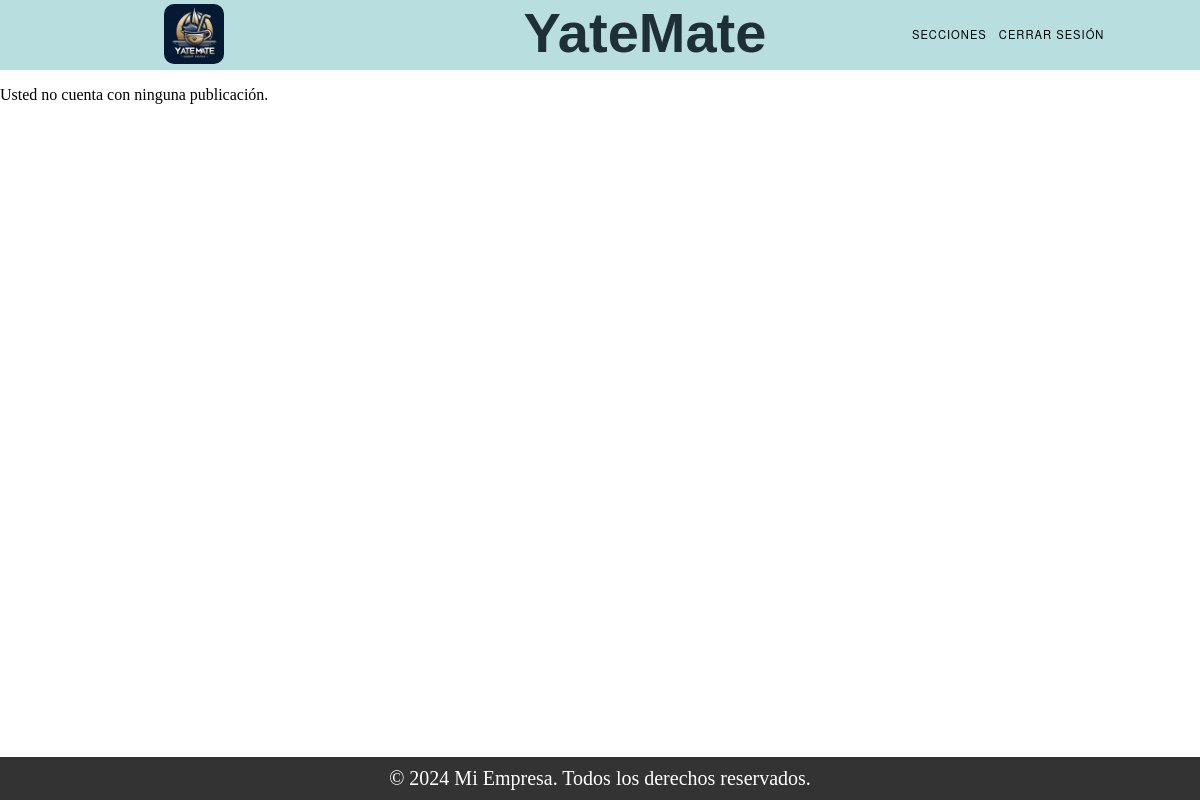
Page /mis_publicaciones/ (signed in) on the earlier database version.
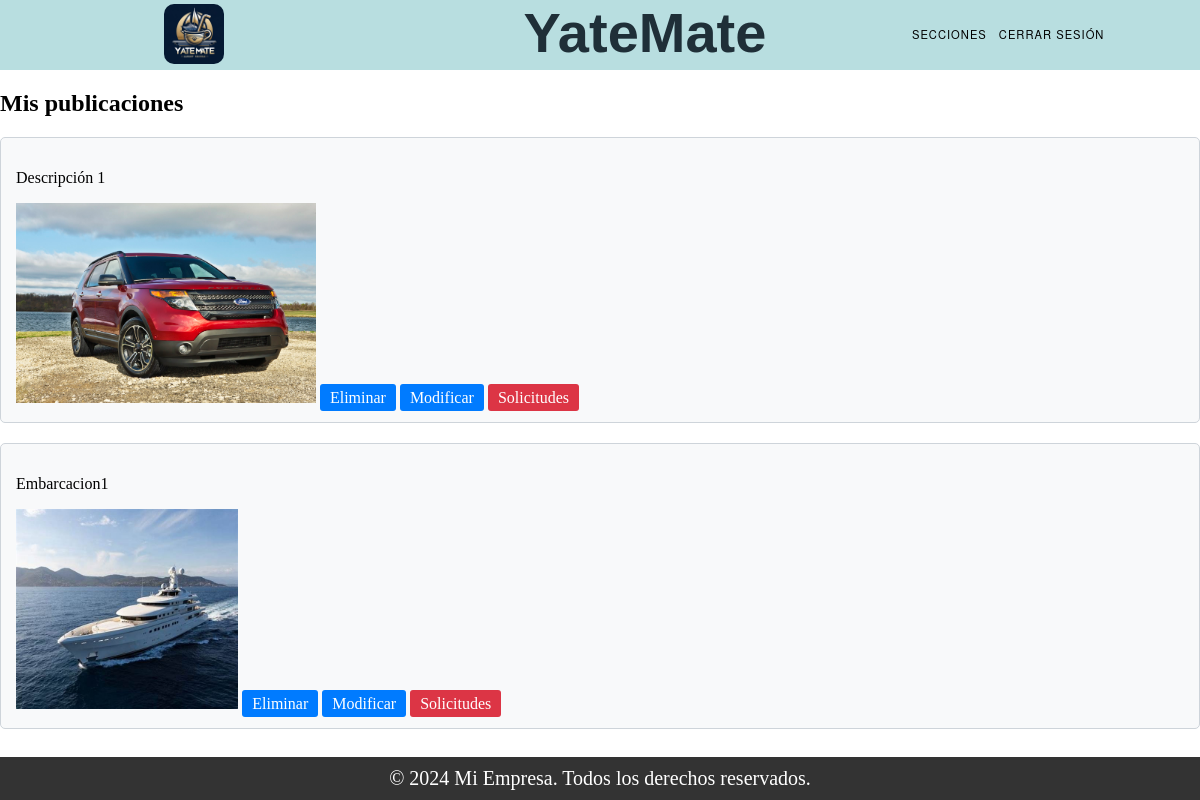
Same page on the later database version.
### Trueque/models.py (models this page shows, shortened)
class Publicacion_ObjetoValioso(models.Model):
    ESTADO_CHOICES = (
        ('Vigente', 'Vigente'),
        ('Proceso', 'Proceso'),
        ('Finalizado', 'Finalizado'),
    )
    tipo = models.CharField(max_length=100)
    marca = models.CharField(max_length=100)
    descripcion = models.TextField()
    estado = models.CharField(max_length=50)
    dueño = models.IntegerField()
    foto = models.ImageField(upload_to='img_pu/')

class Publicacion_Embarcacion(models.Model):
    ESTADO_CHOICES = (
        ('Vigente', 'Vigente'),
        ('Proceso', 'Proceso'),
        ('Finalizado', 'Finalizado'),
    )
    embarcacion = models.ForeignKey(Embarcacion, on_delete=models.CASCADE)
    descripcion = models.TextField()
    estado = models.CharField(max_length=50)

### Register/models.py (models this page shows, shortened)
class Embarcacion(models.Model):
    TIPOS = (
        ('Velero', 'Velero'),
        ('Yate', 'Yate'),
        ('Lancha', 'Lancha'),
        ('Barco', 'Barco'),
    )
    eslora = models.FloatField()
    manga = models.FloatField()
    calado = models.FloatField()
    matricula = models.CharField(max_length=20, unique=True)
    nombre_fantasia = models.CharField(max_length=255)
    foto = models.ImageField(upload_to='img/', null=True, blank=True)
    dueno = models.ForeignKey(User, on_delete=models.SET_NULL, null=True)
    tipo = models.CharField(max_length=20, choices=TIPOS)

### Trueque/views.py (the view)
# urls.py: path("mis_publicaciones/", views.mis_publicaciones, name="ver_mis_publicaciones"),
def mis_publicaciones(request):
    user_id = request.session['user_id']
    objetos = Publicacion_ObjetoValioso.objects.filter(dueño=user_id)
    embarcaciones = Publicacion_Embarcacion.objects.filter(embarcacion__dueno_id=user_id)
    tiene_solicitudes_objetos = Solicitud_ObjetosValiosos.objects.filter(publicacion__dueño=user_id).exists()
    tiene_solicitudes_embarcaciones = Solicitud_Embarcaciones.objects.filter(publicacion__embarcacion__dueno_id=user_id).exists()
    return render(request, "ver_mis_publicaciones.html", {
        'objetos': objetos,
        'embarcaciones': embarcaciones,
        'tiene_solicitudes_objetos': tiene_solicitudes_objetos,
        'tiene_solicitudes_embarcaciones': tiene_solicitudes_embarcaciones,
    })

### Trueque/templates/ver_mis_publicaciones.html (shortened to what this page needs)
{% extends "base.html" %}
{% load static %}
{% block content %}
{% if objetos or embarcaciones %}
    {% if objetos %}
    <h2>Mis publicaciones</h2>
        {% for objeto in objetos %}
            <div class="card">
                <p>{{ objeto.descripcion|truncatechars:70 }}</p>
                {% if objeto.foto %}
                <img src="{% static 'img_o/' %}{{ objeto.foto.url }}" alt="" class="img-fluid"  style="max-width: 80%; max-height: 200px;">
                {% endif %}
                <a href={% url 'eliminar_objeto' objeto.id %} class="btn btn-card">Eliminar</a>
                <a href="#" class="btn btn-card">Modificar</a>
                {% if tiene_solicitudes_objetos %}
                    <a href="#" class="btn btn-cardVerde">Solicitudes</a>
                {% else %}
                    <a href="#" class="btn btn-cardRojo">Solicitudes</a>
                {% endif %}
            </div>
        {% endfor %}
    {% endif %}
    {% if embarcaciones %}
        {% for embarcacion in embarcaciones %}
            <div class="card">
                <p>{{ embarcacion.embarcacion.nombre_fantasia|truncatechars:70 }}</p>
                {% if embarcacion.embarcacion.foto %}
                <img src="{% static 'img_b/' %}{{ embarcacion.embarcacion.foto.url }}" alt="Foto de la embarcación" class="img-fluid"style="max-width: 80%; max-height: 200px;">
                {% endif %}
                <a href={% url 'eliminar_embarcacion' embarcacion.id %} class="btn btn-card">Eliminar</a>
                <a href="#" class="btn btn-card">Modificar</a>
                {% if tiene_solicitudes_embarcaciones %}
                    <a href="#" class="btn btn-cardVerde">Solicitudes</a>
                {% else %}
                    <a href="#" class="btn btn-cardRojo">Solicitudes</a>
                {% endif %}
            </div>
        {% endfor %}
    {% endif %}
{% else %}
    <p>Usted no cuenta con ninguna publicación.</p>
{% endif %}
{% endblock %}

### templates/base.html (shortened to what this page needs)
<!DOCTYPE html>
<html lang="es">
<head>
<link rel="stylesheet" href="styles.css">
</head>
<body>
{% include "partials/header.html" %}
{% block content %}{% endblock %}
{% include "partials/footer.html" %}
</body>
</html>

### templates/partials/header.html (shortened to what this page needs)
{% load static %}
<!DOCTYPE html>
<html lang="es">
<head>
<link rel="stylesheet" type="text/css" href="{% static 'css/styles.css' %}">
</head>
<body>
<header class="header1">
  <div class="navegacion">
    <div id="box-img">
      <img src="{% static 'img/iconY.jpg' %}">
    </div>
    <div class="titulo-cli">
      <h1>YateMate</h1>
    </div>
    <nav id="menu">
      <div id="div-nav">
        <ul>
          <li>
            <a href="#">Secciones</a>
          </li>
          {% if request.session.user_id %}
            <li><a href="http://127.0.0.1:8000/login/logout">Cerrar sesión</a></li>
          {% else %}
            <li><a href="http://127.0.0.1:8000/login/">Iniciar sesión</a></li>
            <li><a href="http://127.0.0.1:8000/register/">Registrarse</a></li>
          {% endif %}
        </ul>
      </div>
    </nav>
  </div>
</header>
</body>
</html>

### templates/partials/footer.html (shortened to what this page needs)
<!DOCTYPE html>
<html lang="es">
<head>
</head>
<body>
<footer>
  <div class="container">
    <p>&copy; 2024 Mi Empresa. Todos los derechos reservados.</p>
  </div>
</footer>
</body>
</html>

### static/css/styles.css (style rules this page uses)
body { margin: 0; padding: 0; }
.header1 { background-color: #b8dee0; width: 100%; height:70px; }
.navegacion { display: flex; align-items: flex-start; justify-content: flex-start; }
.titulo-cli { display: flex; align-items: flex-start; justify-content: flex-start; margin-left:140px; }
.titulo-cli h1 { font-family: 'Alumni Sans Pinstripe', sans-serif; font-size: 3.5rem; font-weight: 800; margin: 0 ; color: #1f2f38; }
#menu { display: flex; align-items: center; flex-direction: row; margin-top: 20px; width: 100%; height: 100%; margin-left: 50px; justify-content: center; }
#menu ul { list-style:none; margin:0; padding:0; }
#menu ul li { background-color:#b8dee0;; }
#menu ul a { display:block; color:black; text-decoration:none; font-weight:400; font-size:0.7rem; padding:6px; font-family:"HelveticaNeue", "Helvetica Neue", Helvetica, Arial, sans-serif; text-transform:uppercase; letter-spacing:1px; }
#menu ul li { position:relative; float:left; margin:0; padding:0; }
#box-img { display: flex; width: 100%; height: 100%; align-items: center; justify-content: center; }
#box-img img { width: 60px; height: 60px; border-radius: 10px; margin-left: 5px; margin-top: 4px; }
ul { list-style: none; }
li { list-style: none; }
.container { display: flex; width: 100%; height: 100%; align-items:center; justify-content: center; margin-top: 100px; margin-bottom: 100px; }

### Trueque/templates/ver_mis_publicaciones.html (style rules this page uses)
.card { background-color: #f8f9fa; border: 1px solid #ced4da; border-radius: 5px; margin-bottom: 20px; padding: 15px; }
.btn-card { background-color: #007bff; color: #fff; padding: 5px 10px; text-decoration: none; border-radius: 3px; }
.btn-cardRojo { background-color: #dc3545; color: #fff; padding: 5px 10px; text-decoration: none; border-radius: 3px; }

### templates/partials/footer.html (style rules this page uses)
footer { background-color: #333; color: #fff; padding: 10px 0; text-align: center; position: fixed; bottom: 0; width: 100%; }
.container { padding: 0; margin: 0; }
footer p { margin: 0; font-size: 20px; }

Differences in the rows shown:
added Publicacion_ObjetoValioso: descripcion "Descripción 1", foto (picture)
added Publicacion_Embarcacion: embarcacion.nombre_fantasia "Embarcacion1", embarcacion.foto (picture)
Other differences:
text no longer shown: "Usted no cuenta con ninguna publicación."
text now shown: "Mis publicaciones"
